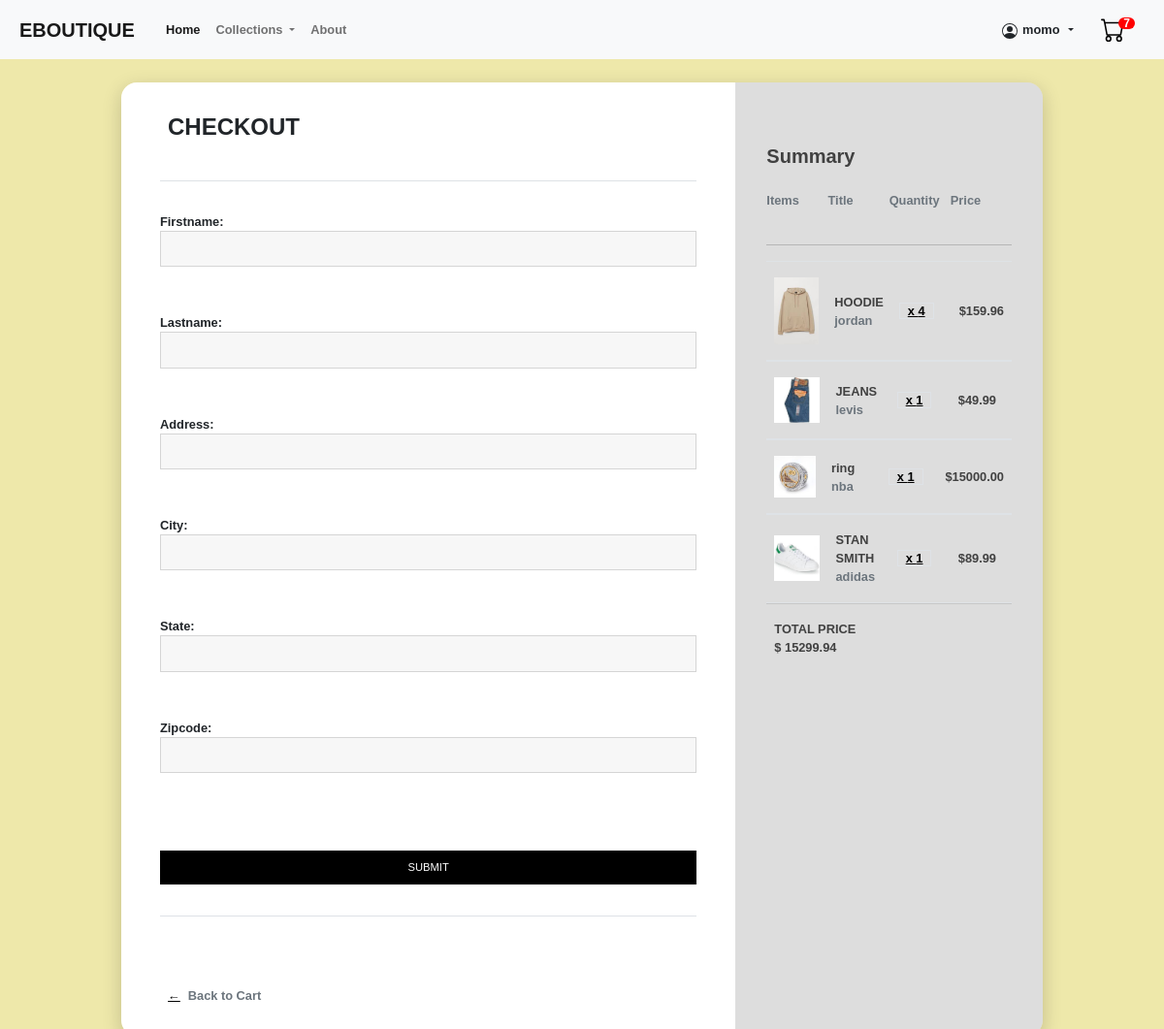
The app's page /client/checkout/ (signed in), older data.
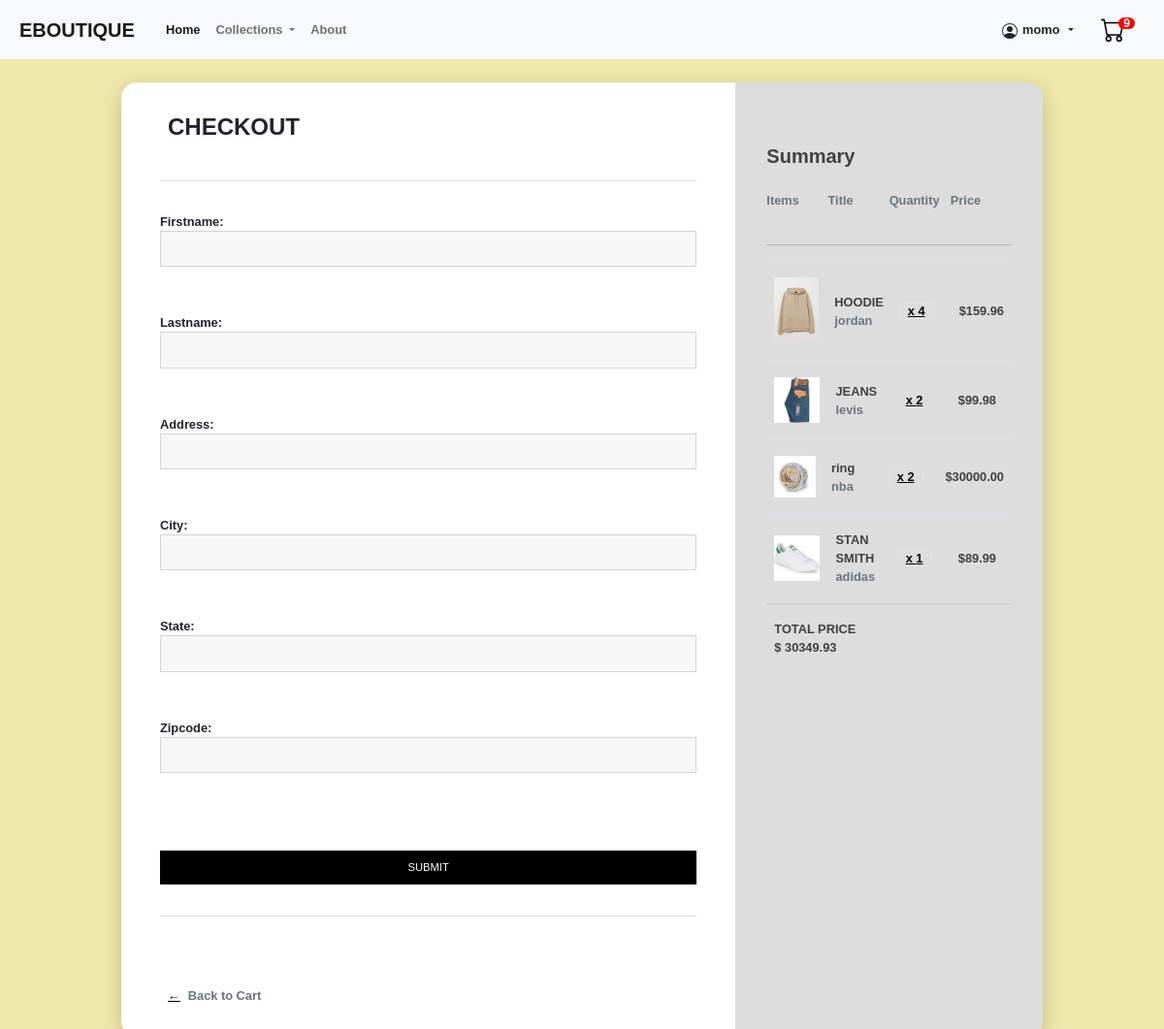
The same page, newer data.
### client/models.py (models this page shows, shortened)
class Order(models.Model):
    customer = models.ForeignKey(Customer, on_delete=models.SET_NULL, null=True)
    orderdate = models.DateTimeField(auto_now_add=True)
    completed = models.BooleanField(default=False)
    @property
    def get_cart_total(self):
        orderitems = self.orderitem_set.all()
        total = sum([item.get_total for item in orderitems])
        return total
    @property
    def get_cart_items(self):
        orderitems = self.orderitem_set.all()
        total = sum([item.quantity for item in orderitems])
        return total

class OrderItem(models.Model):
    order = models.ForeignKey(Order, on_delete=models.CASCADE)
    product = models.OneToOneField(Product, on_delete=models.SET_NULL, null=True)
    quantity = models.PositiveSmallIntegerField(default=0, null=True)
    @property
    def get_total(self):
        total = self.quantity * self.product.price
        return total

### eboutique/models.py (models this page shows, shortened)
class Product(models.Model):
    collection = models.ForeignKey(Collection, on_delete=models.CASCADE) # put 'Collection' in case the function is underneath
    brand = models.ForeignKey(Brand, on_delete=models.CASCADE)
    title = models.CharField(max_length=100)
    description = models.TextField(null=True, blank=True)
    price = models.DecimalField(max_digits=7, decimal_places=2)
    image = models.ImageField(null=True)
    inventory = models.IntegerField()
    @property
    def imageURL(self):
        try:
            url = self.image.url
        except:
            url = ''
        return url

class Brand(models.Model):
    name = models.CharField(max_length=100, unique=True)
    def __str__(self):
        return self.name

### client/views.py (the view, shortened to what this page needs)
# urls.py: path('checkout/', views.checkout, name='checkout'),
def checkout(request):
    if request.user.is_authenticated:
        try:
            customer = request.user.customer
        except:
            customer = Customer.objects.create(user=request.user)
        order, created = Order.objects.get_or_create(customer=customer, completed=False)
        items = order.orderitem_set.all()
    else:
        items = []
    try:
        shippingaddress = ShippingAddress.objects.get(customer=request.user.customer)
        form = ShippingForm(instance=shippingaddress)
    except:
        shippingaddress = None
        form = ShippingForm()
    context = {'items':items, 'customer':customer, 'order':order, "form": form}
    return render(request, 'client/checkout.html', context)

### client/forms.py
class ShippingForm(ModelForm):
    class Meta:
        model = ShippingAddress
        fields = ['firstname', 'lastname', 'address', 'city', 'state', 'zipcode']

### templates/client/checkout.html (shortened to what this page needs)
{% extends "base.html" %}
{% block content %}
<div class="cart-card">
    <div class="cart-row-container">
        <div class="col-md-8 cart">
            <div class="cart-title">
                <div class="cart-row">
                    <div class="cart-col">
                        <h4><b>CHECKOUT</b></h4>
                    </div>
                </div>
            </div>
            <div class="cart-row border-top border-bottom">
                <div class="cart-row main align-items-center">
                    <div class="comment-form">
                        <form action="" method="POST">
                            {{ form.as_p}}
                            <button class="btn btn-dark" type="submit" value="submit">SUBMIT</button>
                        </form>
                    </div>
                </div>
            </div>
            <div class="back-to-shop"><a href="{% url 'cart' %}">&leftarrow;</a><span class="text-muted">Back to Cart</span></div>
        </div>
        <div class="col-md-4 summary">
            <div>
                <h5><b>Summary</b></h5>
            </div>
            <div class="cart-row cart-it main align-items-center">
                <div class="cart-col-title text-muted">Items</div>
                <div class="cart-col-title text-muted">Title</div>
                <div class="cart-col-title text-muted">Quantity</div>
                <div class="cart-col-title text-muted">Price</div>
            </div>
            <hr>
            <div class="cart-row">
                {% for item in items%}
                <div class="cart-row border-top border-bottom">
                    <div class="cart-row cart-it main align-items-center">
                        <div class="cart-col"><img class="img-fluid" src="{{item.product.imageURL}}"></div>
                        <div class="cart-col brand-title">
                            <div class="cart-row">{{item.product.title}}</div>
                            <div class="cart-row text-muted">{{item.product.brand}}</div>
                        </div>
                        <div class="cart-col">
                            <a href="#" class="border">x {{item.quantity}}</a>
                        </div>
                        <div class="cart-col">&dollar;{{item.get_total}}</div>
                    </div>
                </div>
                {% endfor %}
            </div>
            <div class="cart-row" style="border-top: 1px solid rgba(0,0,0,.1); padding: 2vh 0;">
                <div class="cart-col">TOTAL PRICE</div>
                <div class="cart-col text-right">&dollar; {{order.get_cart_total}}
            </div>
        </div>
    </div>
</div>
{% endblock %}

### templates/base.html (shortened to what this page needs)
<!DOCTYPE html>
{% load static %}
<link rel="stylesheet" type="text/css" href="{% static 'base.css' %}" />
<link rel="stylesheet" type="text/css" href="{% static 'eboutique/css/bootstrap.css' %}" />
<link rel="stylesheet" type="text/css" href="{% static 'eboutique/css/home.css' %}" />
<link rel="stylesheet" type="text/css" href="{% static 'client/css/cart.css' %}" />
<html lang="en">
<head>
</head>
<body>
    <header>
        <nav class="navbar navbar-expand-lg navbar-light bg-light">
            <div class="container-fluid">
              <a class="navbar-brand" href="/eboutique/">EBOUTIQUE</a>
              <div class="collapse navbar-collapse" id="navbarSupportedContent">
                <ul class="navbar-nav me-auto mb-2 mb-lg-0">
                  <li class="nav-item">
                    <a class="nav-link active" aria-current="page" href="/eboutique/">Home</a>
                  </li>
                  <li class="nav-item dropdown">
                    <a class="nav-link dropdown-toggle" href="#" id="navbarDropdown" role="button" data-bs-toggle="dropdown" aria-expanded="false">
                      Collections
                    </a>
                  </li>
                  <li class="nav-item">
                    <a class="nav-link" href="#">About</a>
                  </li>
                </ul>
                <div class="nav-item item-login">
                  {% if request.user.is_authenticated %}
                    <div class="dropdown">
                      <div class="user-logo dropdown-toggle" href="#" id="navbarDropdown" role="button" data-bs-toggle="dropdown" aria-expanded="false">
                        <i class="bi bi-person-circle">
                        </i>
                        <div>{{request.user.username}}</div>
                      </div>
                    </div>
                    <div>
                      <a href="{% url 'cart' %}">
                        <span class='badge badge-warning' id='lblCartCount'> {{order.get_cart_items}}</span>
                      </a>
                    </div>
                  {% else %}
                    <a class="nav-link" href="{% url 'login' %}">Login</a>
                  {% endif %}
                </div>
              </div>
            </div>
          </nav>
    </header>
    {% block content %}
    {% endblock %}
</body>
</html>

Row changes from the older to the newer data that the page shows:
changed through a linked row, Order: get_cart_items "7" → "9"; get_cart_total "15299.94" → "30349.93"
changed OrderItem "JEANS": quantity "1" → "2"; get_total "49.99" → "99.98"
changed OrderItem "ring": quantity "1" → "2"; get_total "15000.00" → "30000.00"
